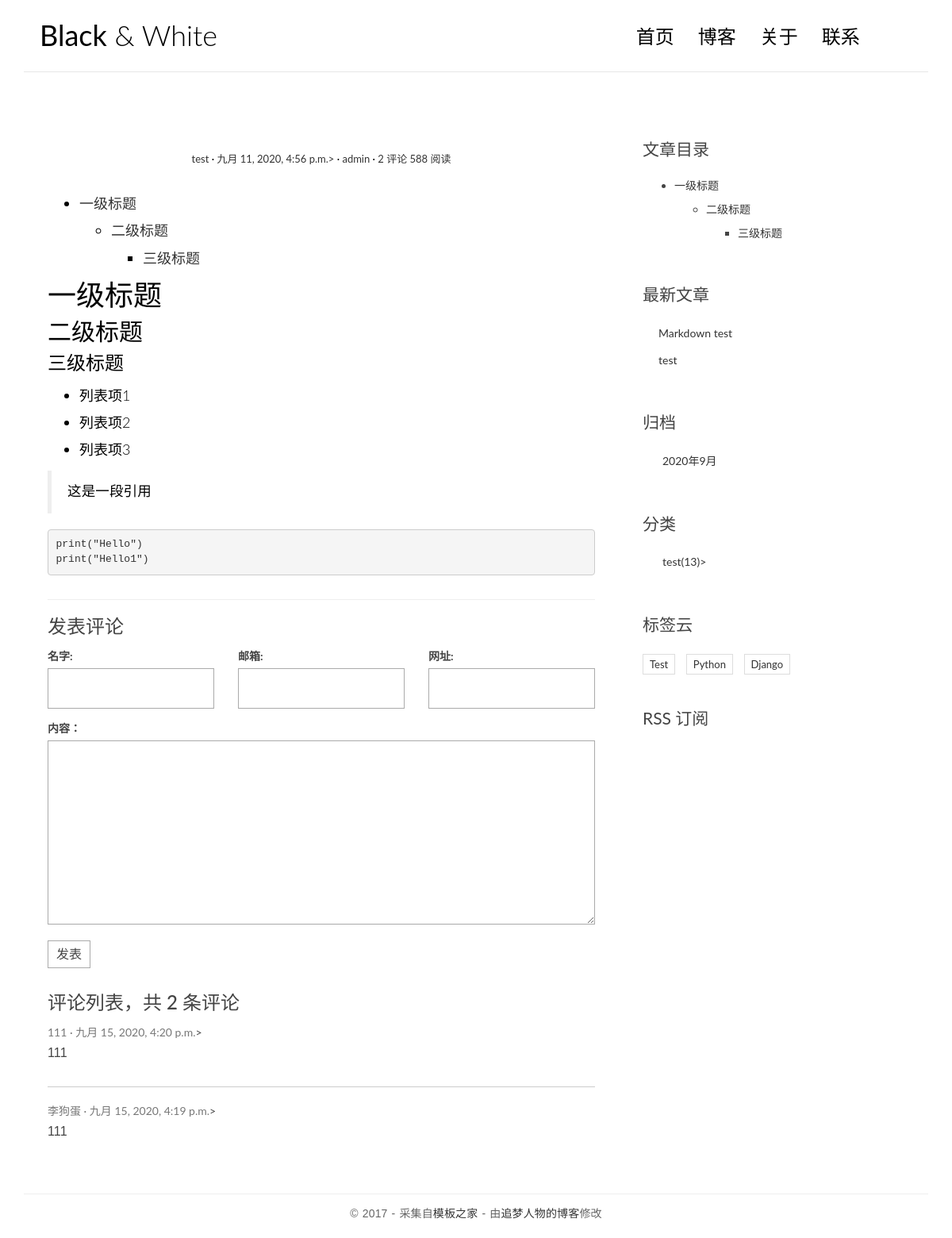
The app's page /post/2/ with its own data.
### blog/models.py (models this page shows, shortened)
class Post(models.Model):
    title = models.CharField('标题',max_length=70)
    body = models.TextField('正文')
    created_time = models.DateTimeField('创建时间',default=timezone.now)
    modified_time = models.DateTimeField('修改时间')
    excerpt = models.CharField('摘要',max_length=200,blank=True)
    category = models.ForeignKey(Category,verbose_name='分类',on_delete=models.CASCADE)
    tags = models.ManyToManyField(Tag,blank=True,verbose_name='标签')
    author = models.ForeignKey(User,on_delete=models.CASCADE,verbose_name='作者')
    class Meta:
        verbose_name = '文章'
        verbose_name_plural = verbose_name
        ordering = ['-created_time']
    def get_absolute_url(self):
        return reverse('blog:detail',kwargs={'pk':self.pk})

class Category(models.Model):
    name = models.CharField(max_length=100)
    class Meta:
        verbose_name = '分类'
        verbose_name_plural = verbose_name

class Tag(models.Model):
    name = models.CharField(max_length=100)
    class Meta:
        verbose_name = '标签'
        verbose_name_plural = verbose_name

### comment/models.py (models this page shows, shortened)
class Comment(models.Model):
    name = models.CharField('名字',max_length=50)
    email = models.EmailField('邮箱')
    url = models.URLField('网址',blank=True)
    text = models.TextField('内容')
    created_time = models.DateTimeField('创建时间',default=timezone.now)
    post = models.ForeignKey('blog.Post',verbose_name='文章',on_delete=models.CASCADE)
    class Meta:
        verbose_name = '评论'
        verbose_name_plural = verbose_name
        ordering = ['-created_time']

### blog/views.py (the view)
# urls.py: path('post/<int:pk>/',views.detail,name='detail'),
def detail(request,pk):
    post = get_object_or_404(Post,pk=pk)
    md = markdown.Markdown(extensions=[
        'markdown.extensions.extra',
        'markdown.extensions.codehilite',
        TocExtension(slugify=slugify),
    ])
    post.body = md.convert(post.body)
    m = re.search(r'<div class="toc">\s*<ul>(.*)</ul>\s*</div>',md.toc,re.S)
    post.toc = m.group(1) if m is not None else ''
    return render(request,'blog/detail.html',context={'post':post})

### comment/forms.py
class CommentForm(forms.ModelForm):
    class Meta:
        model = Comment
        fields = ['name','email','url','text']

### blog/templatetags/blog_extras.py (called while the page is built)
@register.inclusion_tag('blog/inclusions/_recent_posts.html',takes_context=True)
def show_recent_posts(context,num=5):
    return {
        'recent_post_list':Post.objects.all().order_by('-created_time')[:num],
    }

@register.inclusion_tag('blog/inclusions/_archives.html',takes_context=True)
def show_archives(context):
    return {
        'date_list':Post.objects.dates('created_time','month',order="DESC"),
    }

@register.inclusion_tag('blog/inclusions/_categories.html',takes_context=True)
def show_categories(context):
    return {
        'categories_list':Category.objects.all(),
    }

@register.inclusion_tag('blog/inclusions/_tags.html',takes_context=True)
def show_tags(context):
    return {
        'tag_list':Tag.objects.all(),
    }

### comment/templatetags/comments_extras.py (called while the page is built)
@register.inclusion_tag('comments/inclusions/_form.html', takes_context=True)
def show_comment_form(context,post,form=None):
    if form is None:
        form = CommentForm()
    return {
        'form':form,
        'post':post,
    }

@register.inclusion_tag('comments/inclusions/_list.html',takes_context=True)
def show_comments(context,post):
    comment_list = post.comment_set.all()
    comment_count = comment_list.count()
    return {
        'comment_count':comment_count,
        'comment_list':comment_list,
    }

### templates/blog/detail.html
{% extends 'base.html' %}
{% load comments_extras %}
{% block main %}
    <article class="post post-{{ post.pk }}">
        <header class="entry-header">
            <h1 class="entry-title">{{ post.titile }}</h1>
            <div class="entry-meta">
                <span class="post-category"><a href="#">{{ post.category.name }}</a></span>
                <span class="post-date"><a href="#"><time class="entry-date" datetime="{{ post.created_time }}">{{ post.created_time }}</time>></a></span>
                <span class="post-author"><a href="#">{{ post.author }}</a></span>
                <span class="comment-link"><a href="#comment-area">{{ post.comment_set.count }} 评论</a></span>
                <span class="views-count"><a href="#">588 阅读</a></span>
            </div>
        </header>
        <div class="entry-content clearfix">
            {{ post.body|safe }}
        </div>
    </article>
    <section class="comment-area" id="comment-area">
        <hr>
        <h3>发表评论</h3>
        {% show_comment_form post %}
        <div class="comment-list-panel">
            {% show_comments post %}
        </div>
    </section>
{% endblock main %}
{% block toc %}
    {% if post.toc %}
        <div class="widget widget-content">
            <h3 class="widget-title">文章目录</h3>
            <div class="toc">
                <ul>
                    {{ post.toc|safe }}
                </ul>
            </div>
        </div>
    {% endif %}
{% endblock toc %}

### templates/comments/inclusions/_list.html
<h3>评论列表，共 <span>{{ comment_count }}</span> 条评论</h3>
<ul class="comment-list list-unstyled">
    {% for comment in comment_list %}
        <li class="comment-item">
            <span class="nickname">{{ comment.name }}</span>
            <time class="submit-date" datetime="{{ comment.created_time }}">{{ comment.created_time }}</time>>
            <div class="text">
                {{ comment.text|linebreaks }}
            </div>
        </li>
    {% empty %}
        暂无评论
    {% endfor %}
</ul>

### templates/blog/inclusions/_recent_posts.html
<div class="widget widget-recent-posts">
    <h3 class="widget-title">最新文章</h3>
    <ul>
        {% for post in recent_post_list %}
            <li>
                <a href="{{ post.get_absolute_url }}">{{ post.title }}</a>
            </li>
        {% empty %}
            暂无文章！
        {% endfor %}
    </ul>
</div>

### templates/blog/inclusions/_categories.html
<div class="widget widget-category">
    <h3 class="widget-title">分类</h3>
    <ul>
        {% for category in categories_list %}
            <li>
                <a href="{% url 'blog:category' category.pk%}">{{ category.name }}<span class="post-count">(13)</span>></a>
            </li>
        {% empty %}
            暂无分类！
        {% endfor %}
    </ul>
</div>

### templates/blog/inclusions/_tags.html
<div class="widget widget-tag-cloud">
    <h3 class="widget-title">标签云</h3>
    <ul>
        {% for tag in tag_list %}
            <li>
                <a href="{% url 'blog:tag' tag.pk%}">{{ tag.name }}</a>
            </li>
        {% empty %}
            暂无标签！
        {% endfor %}
    </ul>
</div>

### blog/static/blog/css/custom.css (style rules this page uses)
* { outline: none; }
h1, h2, h3, h4, h5, h6 { margin-top: 0; }
a { color: #333; }
body { color: #444; font-family: 'Lato', sans-serif; }
p { font-family: 'Ubuntu', sans-serif; font-weight: 400; word-spacing: 1px; letter-spacing: 0.01em; }
.post { background: #fff; padding: 30px 30px 0; }
.entry-title { text-align: center; font-size: 1.9em; margin-bottom: 20px; line-height: 1.6; padding: 10px 20px 0; }
.entry-meta { text-align: center; color: #DDDDDD; font-size: 13px; margin-bottom: 30px; }
.entry-content { font-size: 18px; line-height: 1.9; font-weight: 300; color: #000; }
.post-category::after, .post-date::after, .post-author::after, .comments-link::after { content: ' ·'; color: #000; }
.widget { background: #fff; padding: 30px 0 0; }
.widget-title { font-size: 1.5em; margin-bottom: 20px; line-height: 1.6; padding: 10px 0 0; font-weight: 400; }
.widget-recent-posts ul { padding: 0; margin: 0; padding-left: 20px; }
.widget-recent-posts ul li { list-style-type: none; position: relative; line-height: 170%; margin-bottom: 10px; }
.widget-recent-posts ul li::before { content: '\f3d3'; font-family: "Ionicons"; position: absolute; left: -17px; top: 3px; font-size: 16px; color: #000; }
.widget-category ul { padding: 0; margin: 0; padding-left: 25px; }
.widget-category ul li { list-style-type: none; position: relative; line-height: 170%; margin-bottom: 10px; }
.widget-category ul li::before { content: '\f3fe'; font-family: "Ionicons"; position: absolute; left: -25px; top: 1px; font-size: 18px; color: #000; }
.widget-tag-cloud ul { padding: 0; margin: 0; margin-right: -10px; }
.widget-tag-cloud ul li { list-style-type: none; font-size: 13px; display: inline-block; margin-right: 10px; margin-bottom: 10px; padding: 3px 8px; border: 1px solid #ddd; }
.widget-content ul ul { margin-top: 10px; }
.widget-content ul li { margin-bottom: 10px; }
.contact-form input, .comment-form input { border: 1px solid #aaa; margin-bottom: 15px; width: 100%; padding: 15px 15px; font-size: 16px; line-height: 100%; transition: 0.4s border-color linear; }
.contact-form textarea, .comment-form textarea { border: 1px solid #aaa; margin-bottom: 15px; width: 100%; padding: 15px 15px; font-size: 16px; line-height: 20px !important; min-height: 183px; transition: 0.4s border-color linear; }
.comment-area { padding: 0 30px 0; }
.comment-list-panel { margin-top: 30px; }
.comment-list { margin-top: 15px; }
.comment-item:not(:last-child) { border-bottom: 1px #ccc solid; margin-bottom: 20px; padding-bottom: 20px; }
.comment-item .nickname, .comment-item .submit-date { color: #777; font-size: 14px; }
.comment-item .nickname:after { content: ' ·'; }
.comment-item .text { padding-top: 5px; font-size: 16px; }

### templates/base.html (style rules this page uses)
.codehilite { padding: 0; }

### records on screen
Post: category.name "test", created_time "九月 11, 2020, 4:56 p.m.", author "admin", comment_set.count "2", body "一级标题 二级标题 三级标题 一级标题 二级标题 三级标题 列表项1 列表项2 列表项3 这是一段引用 print ( \"Hello\" ) print ( \"Hello1\" )", toc "一级标题 二级标题 三级标题", title "Markdown test"
Comment: name "111", created_time "九月 15, 2020, 4:20 p.m.", text "111"
Comment: name "李狗蛋", created_time "九月 15, 2020, 4:19 p.m.", text "111"
Post: title "test"
Category: name "test"
Tag: name "Test"
Tag: name "Python"
Tag: name "Django"

### other values on screen
{{ comment_count }} "2"
{{ date.year }} "2020"
{{ date.month }} "9"
